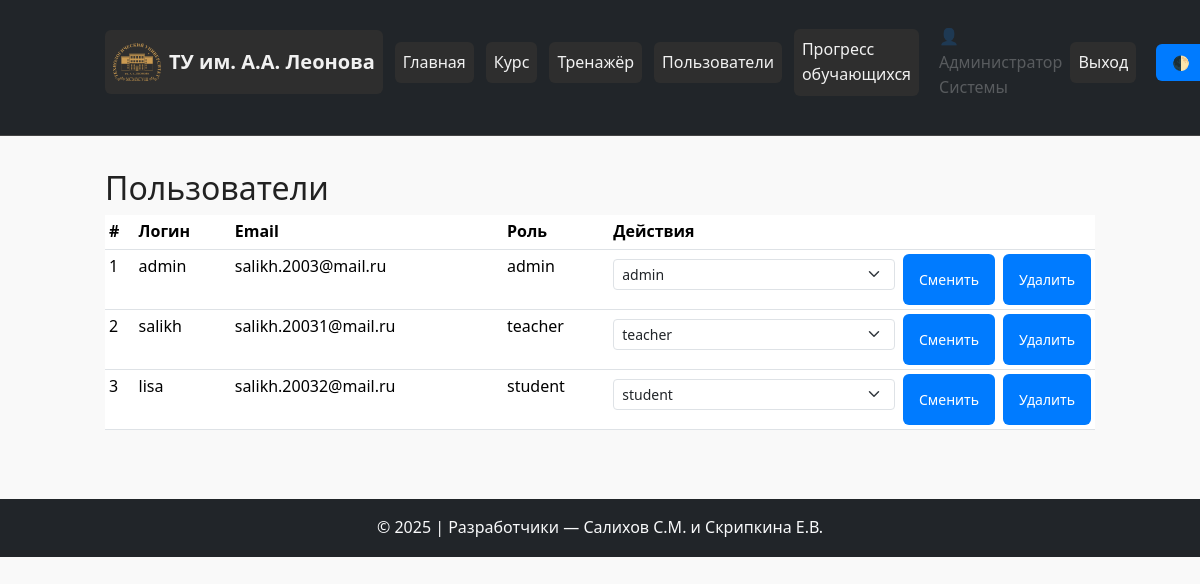
The app's page /admin/users (signed in) with its own data.
### models.py (models this page shows)
class User(db.Model):
    id = db.Column(db.Integer, primary_key=True)
    username = db.Column(db.String(64), unique=True, nullable=False)
    email = db.Column(db.String(120), unique=True, nullable=False)
    full_name = db.Column(db.String(120))
    password_hash = db.Column(db.String(128))
    role = db.Column(db.String(20), default='student')

### app.py (the view, shortened to what this page needs)
@app.route('/admin/users', methods=['GET', 'POST'])
@login_required
@roles_required('admin')
def manage_users():
    users = User.query.all()
    return render_template('admin_users.html', users=users)

### app.py (called while the page is built)
def login_required(f):
    @wraps(f)
    def wrapper(*args, **kwargs):
        if 'user_id' not in session:
            flash('Войдите в систему.', 'warning')
            return redirect(url_for('login'))
        return f(*args, **kwargs)
    return wrapper

def roles_required(*roles):
    def decorator(f):
        @wraps(f)
        def wrapper(*args, **kwargs):
            if 'role' not in session or session.get('role') not in roles:
                flash('У вас нет доступа к этой странице.', 'danger')
                return redirect(url_for('index'))
            return f(*args, **kwargs)
        return wrapper
    return decorator

@app.context_processor
def inject_now():
    return {'now': datetime.utcnow}

### templates/admin_users.html (shortened to what this page needs)
{% extends 'base.html' %}
{% block content %}
<h2 class="mt-4">Пользователи</h2>
<table class="table table-sm">
  <thead>
    <tr>
      <th>#</th><th>Логин</th><th>Email</th><th>Роль</th><th>Действия</th>
    </tr>
  </thead>
  <tbody>
    {% for u in users %}
    <tr>
      <td>{{ loop.index }}</td>
      <td>{{ u.username }}</td>
      <td>{{ u.email }}</td>
      <td>{{ u.role }}</td>
      <td>
        <form method="post" style="display: flex; gap: .5rem;">
          <select name="new_role" class="form-select form-select-sm">
            <option value="student" {% if u.role=='student' %}selected{% endif %}>student</option>
            <option value="teacher" {% if u.role=='teacher' %}selected{% endif %}>teacher</option>
            <option value="admin"   {% if u.role=='admin'   %}selected{% endif %}>admin</option>
          </select>
          <button type="submit" name="action" value="change_role" class="btn btn-sm btn-primary">
            Сменить
          </button>
          <button type="submit"
                  name="action" value="delete_user"
                  class="btn btn-sm btn-danger"
                  onclick="return confirm('Удалить пользователя {{ u.username }}?');">
            Удалить
          </button>
        </form>
      </td>
    </tr>
    {% endfor %}
  </tbody>
</table>
{% endblock %}

### templates/base.html (shortened to what this page needs)
<!DOCTYPE html>
<html lang="ru">
<head>
    <link href="https://cdn.jsdelivr.net/npm/bootstrap@5.3.2/dist/css/bootstrap.min.css" rel="stylesheet">
    <link id="theme-style" rel="stylesheet" href="{{ url_for('static', filename='css/style-light.css') }}">
    <link href="https://vjs.zencdn.net/8.9.0/video-js.css" rel="stylesheet" />
</head>
<body>
<nav class="navbar navbar-expand-lg navbar-dark bg-dark fixed-top">
    <div class="container">
        <a class="navbar-brand" href="{{ url_for('index') }}">
            <div class="d-flex align-items-center">
                <img src="{{ url_for('static', filename='images/logo.svg') }}" alt="Герб" width="48" height="48" class="me-2">
                <span class="fw-semibold fs-5">ТУ им. А.А. Леонова</span>
            </div>
        </a>
        <div class="collapse navbar-collapse" id="navbarContent">
            <ul class="navbar-nav ms-auto align-items-center">
                {% if session.get('user_id') %}
                    <li class="nav-item"><a class="nav-link" href="{{ url_for('index') }}">Главная</a></li>
                    <li class="nav-item"><a class="nav-link" href="{{ url_for('course') }}">Курс</a></li>
                    <li class="nav-item"><a class="nav-link" href="{{ url_for('tasks') }}">Тренажёр</a></li>
                    {% if session.get('role') == 'admin' %}
                        <li class="nav-item"><a class="nav-link" href="{{ url_for('manage_users') }}">Пользователи</a></li>
                    {% endif %}
                    <li class="nav-item">
                        <a class="nav-link" href="{{ url_for('progress') }}">
                            {% if session.get('role') == 'student' %}Мой прогресс{% else %}Прогресс обучающихся{% endif %}
                        </a>
                    </li>
                    <li class="nav-item">
                        <span class="nav-link disabled">👤 {{ session.get('full_name') or session.get('username') }}</span>
                    </li>
                    <li class="nav-item"><a class="nav-link" href="{{ url_for('logout') }}">Выход</a></li>
                {% else %}
                    <li class="nav-item"><a class="nav-link" href="{{ url_for('register') }}">Регистрация</a></li>
                    <li class="nav-item"><a class="nav-link" href="{{ url_for('login') }}">Вход</a></li>
                {% endif %}
                <li class="nav-item">
                    <button class="btn btn-sm btn-outline-light ms-2" onclick="toggleTheme()">🌓</button>
                </li>
            </ul>
        </div>
    </div>
</nav>
<main class="container" style="padding-top: 140px;">
    {% block content %}{% endblock %}
</main>
<footer class="text-center mt-5 py-3 bg-dark text-light">
    &copy; {{ now().year }} | Разработчики — Салихов С.М. и Скрипкина Е.В.
</footer>
</body>
</html>

### static/css/style-light.css (style rules this page uses)
body { background-color: #f9f9f9; color: #222; font-family: 'Segoe UI', Tahoma, Geneva, Verdana, sans-serif; line-height: 1.6; margin: 0; padding: 0; }
.navbar { background-color: #1e1e1e; border-bottom: 1px solid #444; padding: 6px 20px !important; min-height: 48px !important; }
.navbar a { color: #f1f1f1 !important; padding: 8px 8px; background-color: #2e2e2e; border-radius: 6px; margin-right: 12px; text-decoration: none; transition: background 0.3s ease; }
.container { max-width: 1000px; margin: 5px auto 15px auto; padding: 5px; }
button, .btn { border: none; padding: 8px 16px; border-radius: 6px; background-color: #007bff; color: white; cursor: pointer; }
textarea, input[type="text"], input[type="password"], select { width: 100%; padding: 8px; border: 1px solid #ccc; border-radius: 5px; margin-top: 5px; margin-bottom: 15px; }

### records on screen
User: get "Администратор Системы", username "admin", email "salikh.2003@mail.ru", role "admin", new_role "admin"
User: username "salikh", email "salikh.20031@mail.ru", role "teacher", new_role "teacher"
User: username "lisa", email "salikh.20032@mail.ru", role "student", new_role "student"
